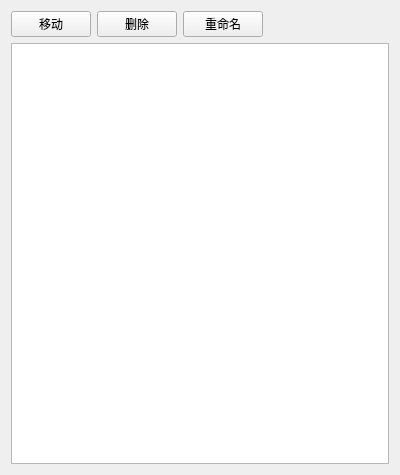
<?xml version="1.0" encoding="UTF-8"?>
<ui version="4.0">
 <class>ByyRoadWidget</class>
 <widget class="QWidget" name="ByyRoadWidget">
  <property name="geometry">
   <rect>
    <x>0</x>
    <y>0</y>
    <width>400</width>
    <height>475</height>
   </rect>
  </property>
  <property name="windowTitle">
   <string>ByyRoadWidget</string>
  </property>
  <layout class="QVBoxLayout" name="verticalLayout">
   <item>
    <layout class="QHBoxLayout" name="horizontalLayout">
     <item>
      <widget class="QPushButton" name="pushButton">
       <property name="text">
        <string>移动</string>
       </property>
      </widget>
     </item>
     <item>
      <widget class="QPushButton" name="pushButton_2">
       <property name="text">
        <string>删除</string>
       </property>
      </widget>
     </item>
     <item>
      <widget class="QPushButton" name="pushButton_3">
       <property name="text">
        <string>重命名</string>
       </property>
      </widget>
     </item>
     <item>
      <spacer name="horizontalSpacer">
       <property name="orientation">
        <enum>Qt::Horizontal</enum>
       </property>
       <property name="sizeHint" stdset="0">
        <size>
         <width>40</width>
         <height>20</height>
        </size>
       </property>
      </spacer>
     </item>
    </layout>
   </item>
   <item>
    <widget class="QListWidget" name="listWidget"/>
   </item>
  </layout>
 </widget>
 <layoutdefault spacing="6" margin="11"/>
 <resources/>
 <connections/>
</ui>
